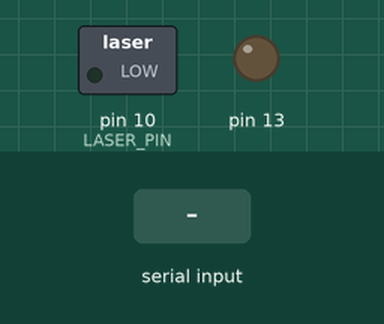
This sketch was run on a simulated Arduino Uno, built with avr-gcc and run on an emulated ATmega328P. On the bench: switched loads named in the sketch (green lamp = pin HIGH), output pins drawn as LEDs (lit = HIGH). The inputs (shaded band) are chosen by the test bench. What the sketch prints to the serial monitor is not drawn.

Above: at 1.2 s.
1.3 s: "1\n" received over Serial
At 3.8 s:
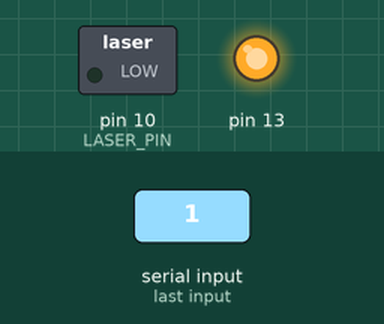
At 4.7 s:
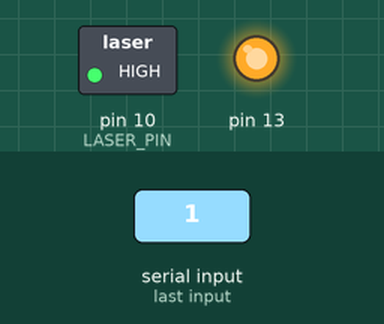
Timing chart, 0 to 6.2 s (numbered marks = the images above; inputs shaded):
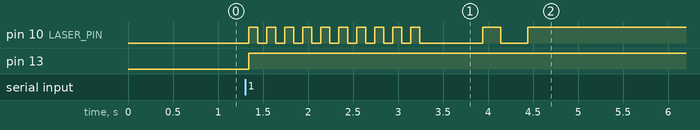

Measured:
- after the input at 1.3 s, pin 10 (LASER_PIN): goes 9 × (HIGH 0.10 s, LOW 0.10 s), HIGH 0.10 s, LOW 0.70 s, HIGH 0.20 s, LOW 0.30 s, then HIGH, starting at once; pin 13: LOW → HIGH at once

The sketch:

Sender3.ino
```cpp
#define LASER_PIN 10

int waitMillis = 100;
double frequency = 1 / (waitMillis / 1000);

byte startCode[24];
byte stopCode[25];

void laser(int state) {
  digitalWrite(LASER_PIN, state);
}

void sendMsg(char *input, int len) {
  // OOK
  digitalWrite(13, HIGH);
  // sent startcode
  for (int i = 0; i < 24; i++) {
    laser(startCode[i]);
    delay(waitMillis);
  }

  // send data package
  for (int i = 0; i < len; ++i) {
    for (int j = 7; j >= 0; --j) {
      laser(bitRead(input[i], j));
      delay(waitMillis);
    }
  }

  // sent stopcode
  for (int i = 0; i < 25; i++) {
    laser(stopCode[i]);
    delay(waitMillis);
  }
  digitalWrite(13, LOW);
}

void setup() {
  Serial.begin(9600);
  pinMode(LASER_PIN, OUTPUT);
  pinMode(13, OUTPUT);

  startCode[0]  = 1;
  startCode[1]  = 0;
  startCode[2]  = 1;
  startCode[3]  = 0;
  startCode[4]  = 1;
  startCode[5]  = 0;
  startCode[6]  = 1;
  startCode[7]  = 0;
  startCode[8]  = 1;
  startCode[9]  = 0;
  startCode[10] = 1;
  startCode[11] = 0;
  startCode[12] = 1;
  startCode[13] = 0;
  startCode[14] = 1;
  startCode[15] = 0;
  startCode[16] = 1;
  startCode[17] = 0;
  startCode[18] = 1;
  startCode[19] = 0;
  startCode[20] = 0;
  startCode[21] = 0;
  startCode[22] = 0;
  startCode[23] = 0;

  stopCode[0]  = 0;
  stopCode[1]  = 0;
  stopCode[2]  = 0;
  stopCode[3]  = 0;
  stopCode[4]  = 0;
  stopCode[5]  = 1;
  stopCode[6]  = 0;
  stopCode[7]  = 1;
  stopCode[8]  = 0;
  stopCode[9]  = 1;
  stopCode[10] = 0;
  stopCode[11] = 1;
  stopCode[12] = 0;
  stopCode[13] = 1;
  stopCode[14] = 0;
  stopCode[15] = 1;
  stopCode[16] = 0;
  stopCode[17] = 1;
  stopCode[18] = 0;
  stopCode[19] = 1;
  stopCode[20] = 0;
  stopCode[21] = 1;
  stopCode[22] = 0;
  stopCode[23] = 1;
  stopCode[24] = 0;
}

void loop() {
  char inputBuffer[512];
  while(!Serial.available());
  int i = 0;
  while((inputBuffer[i] = Serial.read()) != '\n') {
    ++i;
  }
  inputBuffer[i] = '\0';
  char userInput[i];
  for (int j = 0; j <= i; ++j) {
    userInput[j] = inputBuffer[j];
  }
  Serial.print(userInput);
  sendMsg(userInput, i);
  Serial.println(" has been send.");
}
```
